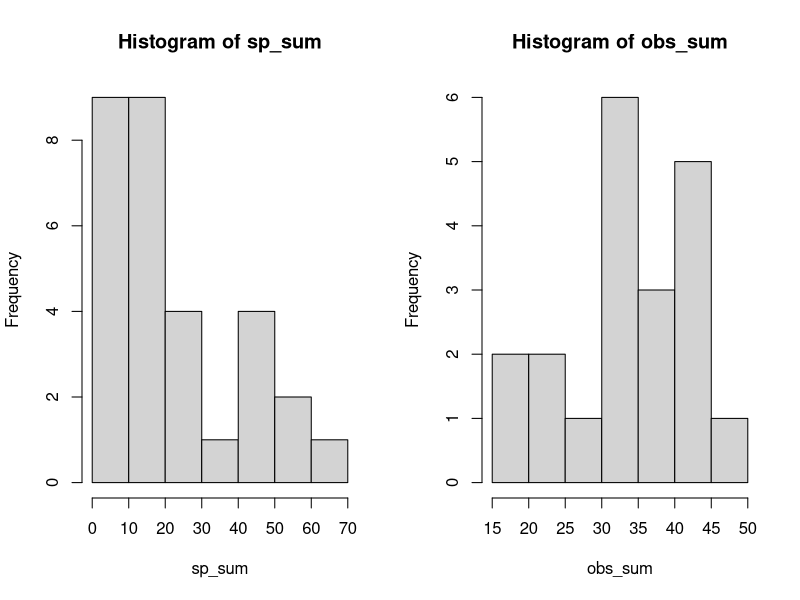
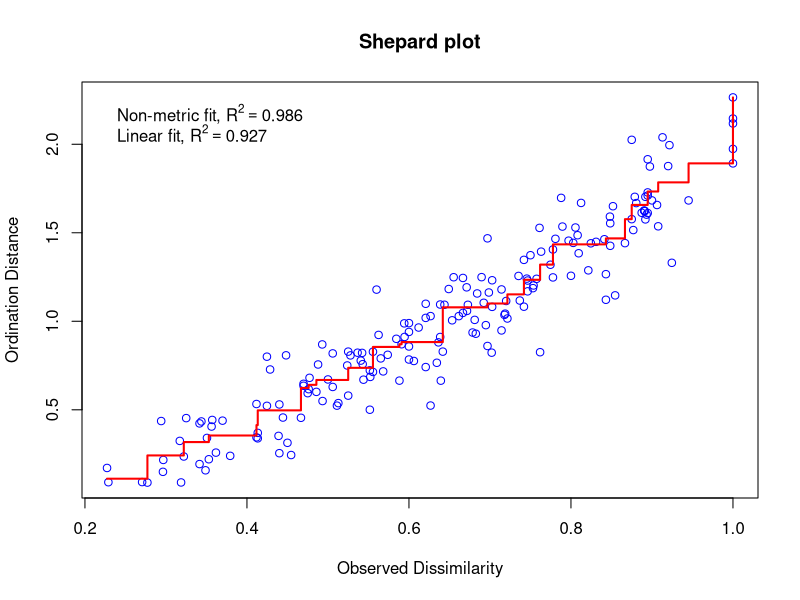
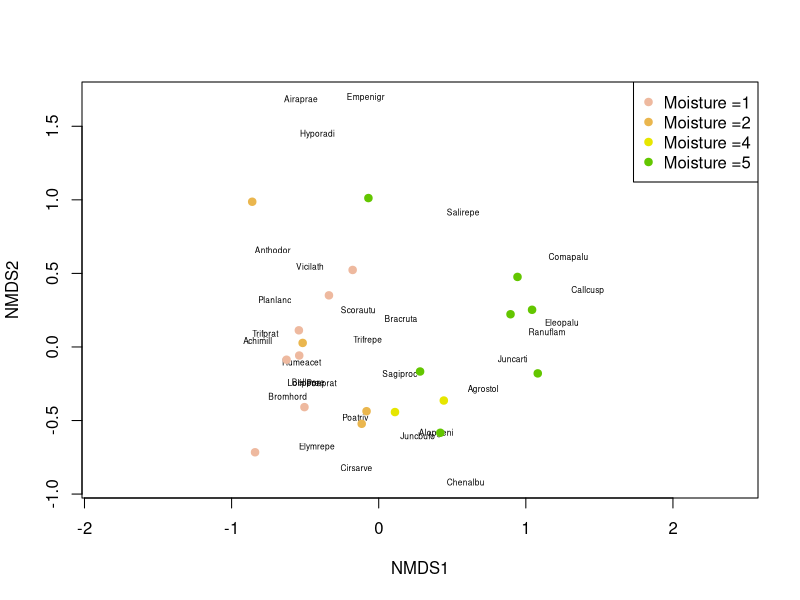
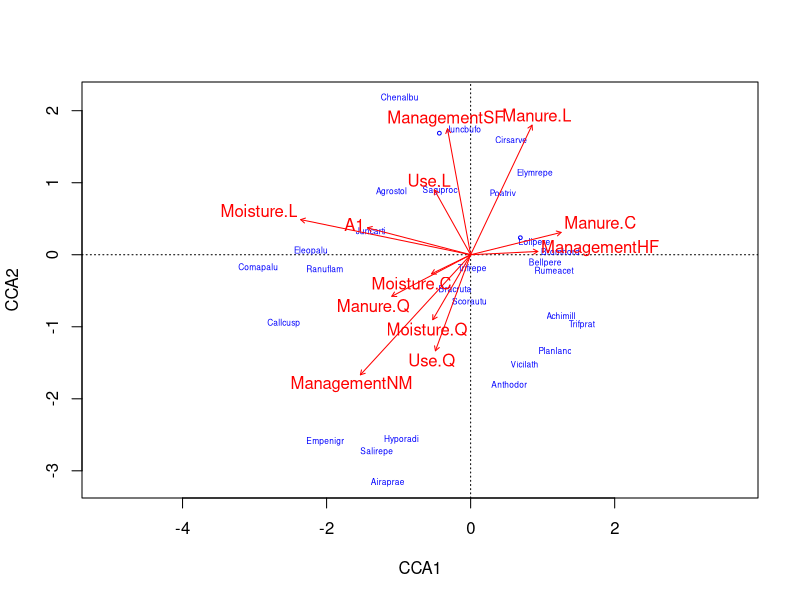
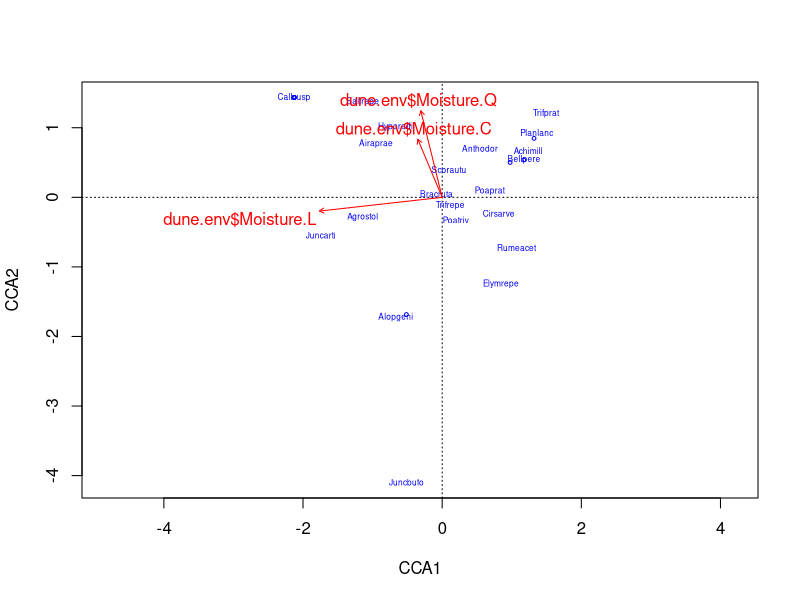

Write the R code that produced these figures, in order.
## ---- chunk 1
library(vegan)
data(dune) #30 species each with 20 observations
data(dune.env) #data on the environemnt
?dune
names(dune)
names(dune.env)
summary(dune.env)
## ---- chunk 2
sp_sum = apply(dune, 2, sum)
obs_sum = apply(dune, 1, sum)
par(mfrow=c(1,2))
hist(sp_sum) #give me a histogram of the frequency each species occurs (ie, there are x species that occur 1000 times)
hist(obs_sum) #give me a histogram of the frequency of species in each observation/site? (there are x sites that have 40 species in them)
par(mfrow=c(1,1))
## ---- chunk 3
# Non-metric multidimenstional scaling (MDS) with default  Bray-Curtis.
dune_mds = (metaMDS(dune))
dune_mds

stressplot(dune_mds, main="Shepard plot")

plot(dune_mds, type='n')
text(dune_mds, 'sp', cex=.5)
# generate vector of colors 
color_vect = rev(terrain.colors(6))[-1]
points(dune_mds, 'sites', pch=19, 
       col=color_vect[dune.env$Moisture])
legend('topright', paste("Moisture =", c(1,2,4,5), sep=''), #fixed
       col=color_vect, pch=19)

## ---- chunk 4
r2_adj_cca = function(cca_obj, nperm, analytical=FALSE) {
      r2 = cca_obj$CCA$tot.chi / cca_obj$tot.chi 
    n = nrow(cca_obj$CCA$Xbar)
    if (missing(nperm)) {
        # eq 4 Peres-Neto
        p = cca_obj$CCA$rank
        out = c(r2, 1 - (((n - 1) / (n - p - 1)) * (1 - r2)))
    }
    else {
        if (nperm <= 0)
            stop('nperm argument must either be a positive integer or not specified')
        if (!any(grepl('~', cca_obj$call)))
            stop('The model object must be specified using a model formula rather than providing individual vectors / matrices')
        rand.r2 = rep(NA, nperm)
        Y_string = as.character(cca_obj$terms[[2]])
        Y = eval(parse(text=Y_string))
        for (i in 1:nperm) {
            Yrand = Y[sample(n), ]
            #assign(Y_string, Yrand)
            #cca.rand = eval(cca_obj$call)
            cca_obj$call[2] = sub('comm', 'Yrand', cca_obj$call[2])
            cca.rand = eval(parse(text=paste(cca_obj$call[1], '(',cca_obj$call[2], 
                                             ', data=', cca_obj$call[3], ')', 
                                             sep='')))
            #cca.rand = update(cca_obj, Yrand ~ .)
            rand.r2[i] = cca.rand$CCA$tot.chi / cca_obj$tot.chi
            if (i %% 100 == 0)  print(i)
        }
        # Eq 5 Peres-Neto
        out = c(r2, 
                1 - ((1 - r2) / (1 - mean(rand.r2))))
    }
    names(out) = c('r2', 'r2adj')
    return(out)
}

## ---- chunk 5
dune_cca = cca(dune ~ . , data=dune.env) #compares the community matrix to the environmental matrix.
dune_cca #environmental variables explain more than 71% of variation
r2_adj_cca(dune_cca, 100, analytical = FALSE) # r2=.71

plot(dune_cca, type='n', scaling=1)
orditorp(dune_cca, display='sp', cex=0.5, scaling=1, col='blue')
text(dune_cca, display='bp', col='red')
#moisture is somewhat split in loading along both axies. could this support my high vs low moisture hypothesis?

anova(dune_cca)
anova(dune_cca, by='margin')
#the model itself is significant, but individual variables do not appear to be.



dune_cca_moist = cca(dune ~ dune.env$Moisture)
dune_cca_moist #moisture alone explains 30% of variation or.

plot(dune_cca_moist, type='n', scaling=1)
orditorp(dune_cca_moist, display='sp', cex=0.5, scaling=1, col='blue')
text(dune_cca_moist, display='bp', col='red')

anova(dune_cca_moist)

